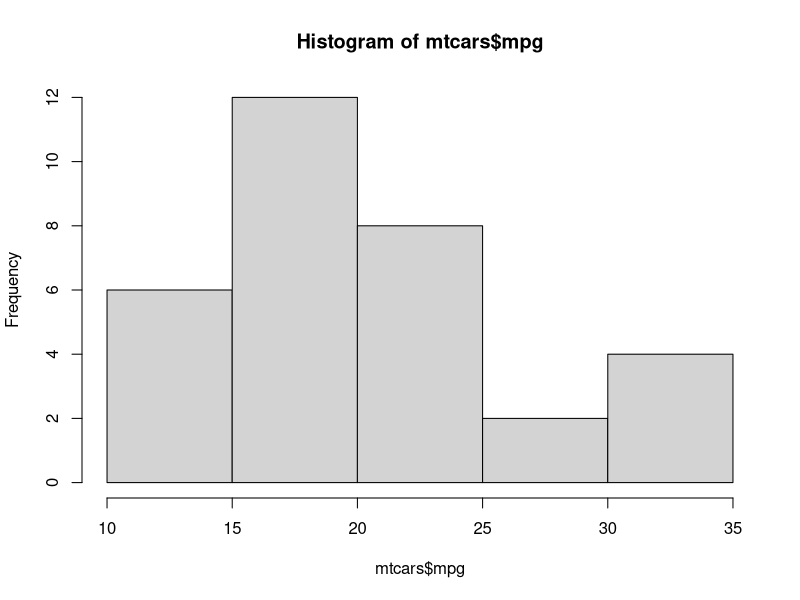
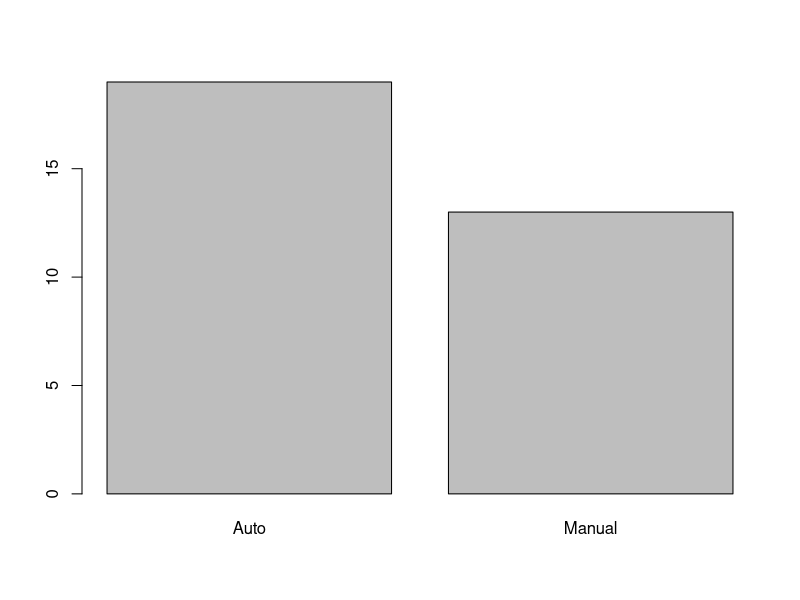
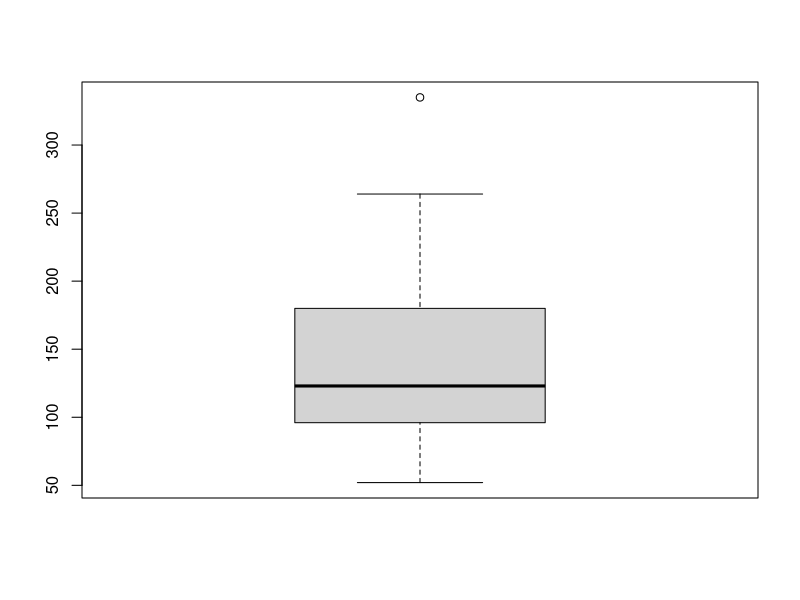
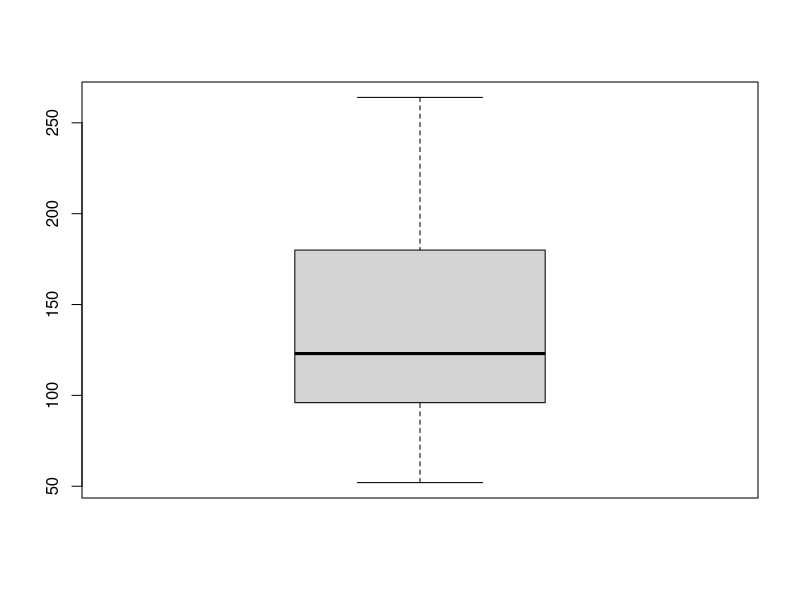

Here is the R script that generated these plots, in order: (Note: this script raises an error after producing the figures.)
library(tidyverse)

#basics plot base R ใช้ค่าสถิติคู่กราฟ


#analyzing horse power
#hist - One quantitative variable
hist(mtcars$mpg)
mean(mtcars$mpg)
median(mtcars$mpg)


#เปลี่ยนตัวเลขเป็นอักษร คือเปลี่ยนเป็นfactor
str(mtcars)
mtcars$am <- factor(mtcars$am ,
                    levels = c(0,1),
                    labels = c("Auto","Manual"))
#bar plot - One quantitative variable
table(mtcars$am)  #สร้างตารางความถ่ี
barplot(table(mtcars$am))


#box plot ใช้หาoutlier
boxplot(mtcars$hp)
fivenum(mtcars$hp) #ตัวเลข5ตัว ได้แก่ Min,Q1,Q2,Q3,Max

min(mtcars$hp)
quantile(mtcars$hp , probs = c(.25,.5,.75))
max(mtcars$hp)


#whisker calculation หาoutlier
Q3 <-quantile(mtcars$hp , probs = .75)
Q1 <-quantile(mtcars$hp , probs = .25)
IQR <- Q3 - Q1 
IQR

Q3 + 1.5*IQR
Q1 - 1.5*IQR
#https://www.rdocumentation.org



#coef คือ ค่า1.5 ที่เราแทนในสูตร บางที่เลข3ก็มี
boxplot.stats(mtcars$hp ,coef = 1.5)
#$statsค่าstat 5ตัว
#$n จำนวนค่าสังเกต
#ค่า $conf ที่มาจาก2สูตรQ3 + 1.5*IQR,Q1 - 1.5*IQR
# $out คือตัว outlier


#filter outlier
mtcars_no_out <- mtcars %>%
                     filter(hp<335)

boxplot(mtcars_no_out$hp)

#box plot 2 variables
#quanlitative x quantitative ตัวเลขเเละตัวอัหษร
data("mtcars") # load original dataframe
mtcars$am  <- factor(mtcars$am,
                     levels = c(0,1),
                     labels = c("Auto","Manual"))
boxplot(mpg ~ am , data = mtcars ,col = c("gold","red"))

#scatter plot
#2 x quantitative

plot(mtcars$hp,mtcars$mpg,pch = 16 ,col = 'salmon',main= "Test" , xlab ='x' , ylab = "y")


#ggplot
#library(tidyverse)
#https://www.maths.usyd.edu.au/u/UG/SM/STAT3022/r/current/Misc/data-visualization-2.1.pdf

ggplot(data = mtcars ,mapping =aes(x = hp , y = mpg)) +
  geom_point() + 
  geom_smooth() +
  geom_rug() #ถ้าข้างๆขีดเยอะ เเสดงว่าdata point กระจุกตรงนี้ค่อนข้างเยอะ

#alpha ปรับความจาง
ggplot(data = mtcars ,mapping =aes(x = hp , y = mpg)) +
  geom_point(size=3 , col = "blue",alpha =0.2)


#ggplot onevariable
ggplot(mtcars ,aes(hp)) +
  geom_histogram(bins = 10 , fill = "red" ,alpha =0.2 ) 



ggplot(mtcars ,aes(hp)) +
  geom_boxplot() 

#saveเกบเปนตัวแแปรจะได้ไม่ต้องพิมเยอะ point คือ ระบุตัวเบสให้ได้
p <- ggplot(mtcars ,aes(hp)) 

P +
  geom_boxplot() 


#box plot by group 

diamonds %>%
  count(cut)

ggplot(diamonds ,aes(cut))+
  geom_bar(fill = "#0366fc")

#mapping คือ การดึงคอลัมภ์ที่อยุ่ในdfของเราไปเมพที่aes คืิอความสวยงามของกราฟของเรา
ggplot(diamonds ,mapping = aes(cut , fill  = cut))+
  geom_bar()

ggplot(diamonds ,aes(cut , fill  = color))+
  geom_bar()

ggplot(diamonds ,aes(cut , fill  = color))+
  geom_bar(position = "dodge")


ggplot(diamonds ,aes(cut , fill  = color))+
  geom_bar(position = "fill")

#สุ่มตัวอย่าง
set.seed(100)
small <- sample_n(diamonds , 5000)

ggplot(small,aes(carat , price ))+
         geom_point()
       
# facet : small multiple
set.seed(100)
small <- sample_n(diamonds , 5000)

ggplot(small,aes(carat , price ))+
  geom_point()+
  facet_wrap(~ color , ncol = 4)




ggplot(small,aes(carat , price ))+
  geom_point()+
  geom_smooth()+
  facet_wrap(~ color , ncol = 2)



ggplot(small,aes(carat , price ))+
  geom_point()+
  geom_smooth(method = "lm" , col = "red")+
  facet_wrap(~ color , ncol = 2)


#เปลี่ยนลบสีพื้นหลัง

ggplot(small,aes(carat , price ))+
  geom_point()+
  geom_smooth(method = "lm" , col = "red")+
  facet_wrap(~ color , ncol = 2)+
  theme_classic()


ggplot(small,aes(carat , price ))+
  geom_point()+
  geom_smooth(method = "lm" , col = "red")+
  facet_wrap(~ color , ncol = 2)+
  theme_minimal()

ggplot(small,aes(carat , price ))+
  geom_point()+
  geom_smooth(method = "lm" , col = "red")+
  facet_wrap(~ color , ncol = 2)+
  theme_minimal()+
  labs(title =  "test",
       x = "carat",
       y = "price",
       caption = "source:data diamond from ggplot2 package")


# final example
ggplot(small,aes(carat , price , col = cut ))+
  geom_point(size = 3 , alpha = 0.3)+
  facet_wrap(~ color , ncol = 2)+
  theme_minimal()


